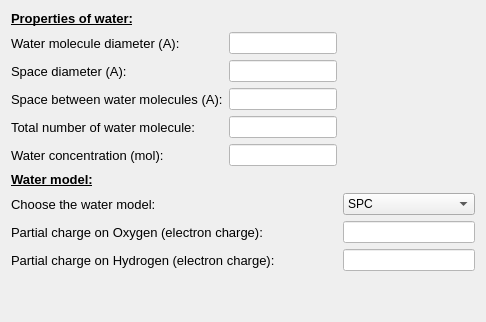
     <widget class="QWidget" name="tab_2">
      <attribute name="title">
       <string>Add water</string>
      </attribute>
      <layout class="QGridLayout" name="gridLayout_4">
       <item row="5" column="1">
        <widget class="QLineEdit" name="lineEdit_water_con">
         <property name="acceptDrops">
          <bool>false</bool>
         </property>
         <property name="styleSheet">
          <string notr="true">background-color: rgb(255, 255, 255);</string>
         </property>
         <property name="readOnly">
          <bool>true</bool>
         </property>
         <property name="clearButtonEnabled">
          <bool>false</bool>
         </property>
        </widget>
       </item>
       <item row="3" column="1">
        <widget class="QLineEdit" name="lineEdit_space_bet_water">
         <property name="acceptDrops">
          <bool>false</bool>
         </property>
         <property name="styleSheet">
          <string notr="true">background-color: rgb(255, 255, 255);</string>
         </property>
         <property name="readOnly">
          <bool>true</bool>
         </property>
         <property name="clearButtonEnabled">
          <bool>false</bool>
         </property>
        </widget>
       </item>
       <item row="4" column="1">
        <widget class="QLineEdit" name="lineEdit_total_num_water">
         <property name="acceptDrops">
          <bool>false</bool>
         </property>
         <property name="styleSheet">
          <string notr="true">background-color: rgb(255, 255, 255);</string>
         </property>
         <property name="readOnly">
          <bool>true</bool>
         </property>
         <property name="clearButtonEnabled">
          <bool>false</bool>
         </property>
        </widget>
       </item>
       <item row="2" column="0">
        <widget class="QLabel" name="label_space_diameter">
         <property name="font">
          <font>
           <pointsize>10</pointsize>
          </font>
         </property>
         <property name="text">
          <string>Space diameter (A):</string>
         </property>
        </widget>
       </item>
       <item row="1" column="1">
        <widget class="QLineEdit" name="lineEdit_water_diameter">
         <property name="styleSheet">
          <string notr="true">background-color: rgb(255, 255, 255);</string>
         </property>
         <property name="clearButtonEnabled">
          <bool>false</bool>
         </property>
        </widget>
       </item>
       <item row="3" column="0">
        <widget class="QLabel" name="label_space_bet_water">
         <property name="font">
          <font>
           <pointsize>10</pointsize>
          </font>
         </property>
         <property name="text">
          <string>Space between water molecules (A):</string>
         </property>
        </widget>
       </item>
       <item row="0" column="0">
        <widget class="QLabel" name="labl_properties_water">
         <property name="font">
          <font>
           <pointsize>10</pointsize>
           <weight>75</weight>
           <bold>true</bold>
           <underline>true</underline>
          </font>
         </property>
         <property name="text">
          <string>Properties of water:</string>
         </property>
        </widget>
       </item>
       <item row="1" column="0">
        <widget class="QLabel" name="label_water_diameter">
         <property name="font">
          <font>
           <pointsize>10</pointsize>
          </font>
         </property>
         <property name="text">
          <string>Water molecule diameter (A):</string>
         </property>
        </widget>
       </item>
       <item row="2" column="1">
        <widget class="QLineEdit" name="lineEdit_space_diameter">
         <property name="styleSheet">
          <string notr="true">background-color: rgb(255, 255, 255);</string>
         </property>
         <property name="clearButtonEnabled">
          <bool>false</bool>
         </property>
        </widget>
       </item>
       <item row="4" column="0">
        <widget class="QLabel" name="label_total_num_water">
         <property name="font">
          <font>
           <pointsize>10</pointsize>
          </font>
         </property>
         <property name="text">
          <string>Total number of water molecule:</string>
         </property>
        </widget>
       </item>
       <item row="5" column="0">
        <widget class="QLabel" name="label_water_con">
         <property name="font">
          <font>
           <pointsize>10</pointsize>
          </font>
         </property>
         <property name="text">
          <string>Water concentration (mol):</string>
         </property>
        </widget>
       </item>
       <item row="6" column="0">
        <widget class="QLabel" name="labl_properties_water_2">
         <property name="font">
          <font>
           <pointsize>10</pointsize>
           <weight>75</weight>
           <bold>true</bold>
           <underline>true</underline>
          </font>
         </property>
         <property name="text">
          <string>Water model:</string>
         </property>
        </widget>
       </item>
       <item row="8" column="0" colspan="2">
        <widget class="QLabel" name="label_water_con_4">
         <property name="font">
          <font>
           <pointsize>10</pointsize>
          </font>
         </property>
         <property name="text">
          <string>Partial charge on Oxygen (electron charge):</string>
         </property>
        </widget>
       </item>
       <item row="9" column="0" colspan="2">
        <widget class="QLabel" name="label_water_con_3">
         <property name="font">
          <font>
           <pointsize>10</pointsize>
          </font>
         </property>
         <property name="text">
          <string>Partial charge on Hydrogen (electron charge):</string>
         </property>
        </widget>
       </item>
       <item row="9" column="2">
        <widget class="QLineEdit" name="lineEdit_hydrogen_charge">
         <property name="styleSheet">
          <string notr="true">background-color: rgb(255, 255, 255);</string>
         </property>
         <property name="clearButtonEnabled">
          <bool>false</bool>
         </property>
        </widget>
       </item>
       <item row="7" column="2">
        <widget class="QComboBox" name="comboBox_water_model">
         <item>
          <property name="text">
           <string>SPC</string>
          </property>
         </item>
         <item>
          <property name="text">
           <string>SPC/E</string>
          </property>
         </item>
         <item>
          <property name="text">
           <string>TIPS</string>
          </property>
         </item>
         <item>
          <property name="text">
           <string>TIP3P (Jorgensen)</string>
          </property>
         </item>
         <item>
          <property name="text">
           <string>TIP3P (Price)</string>
          </property>
         </item>
        </widget>
       </item>
       <item row="8" column="2">
        <widget class="QLineEdit" name="lineEdit_oxygen_charge">
         <property name="styleSheet">
          <string notr="true">background-color: rgb(255, 255, 255);</string>
         </property>
         <property name="readOnly">
          <bool>true</bool>
         </property>
         <property name="clearButtonEnabled">
          <bool>false</bool>
         </property>
        </widget>
       </item>
       <item row="7" column="0">
        <widget class="QLabel" name="label_water_con_2">
         <property name="font">
          <font>
           <pointsize>10</pointsize>
          </font>
         </property>
         <property name="text">
          <string>Choose the water model:</string>
         </property>
        </widget>
       </item>
       <item row="10" column="0">
        <spacer name="verticalSpacer_2">
         <property name="orientation">
          <enum>Qt::Vertical</enum>
         </property>
         <property name="sizeHint" stdset="0">
          <size>
           <width>20</width>
           <height>40</height>
          </size>
         </property>
        </spacer>
       </item>
      </layout>
     </widget>
